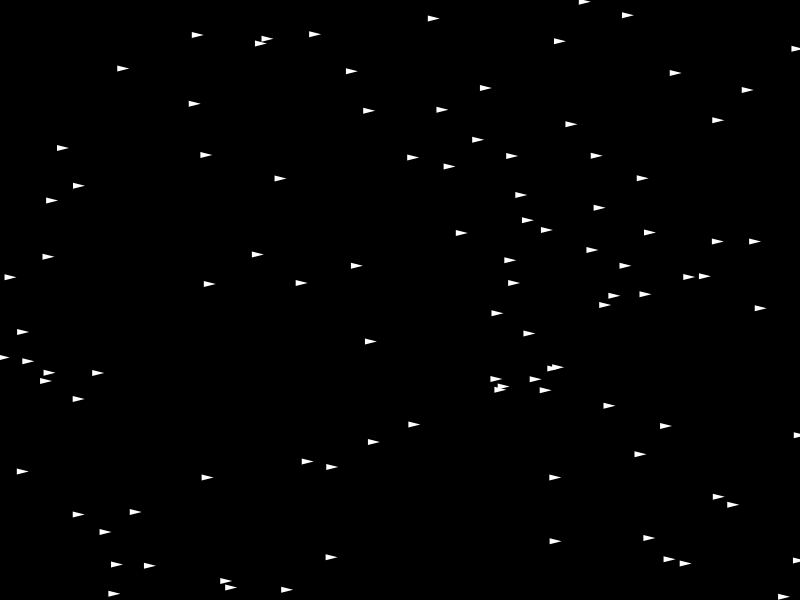
Frame 1 (no input)
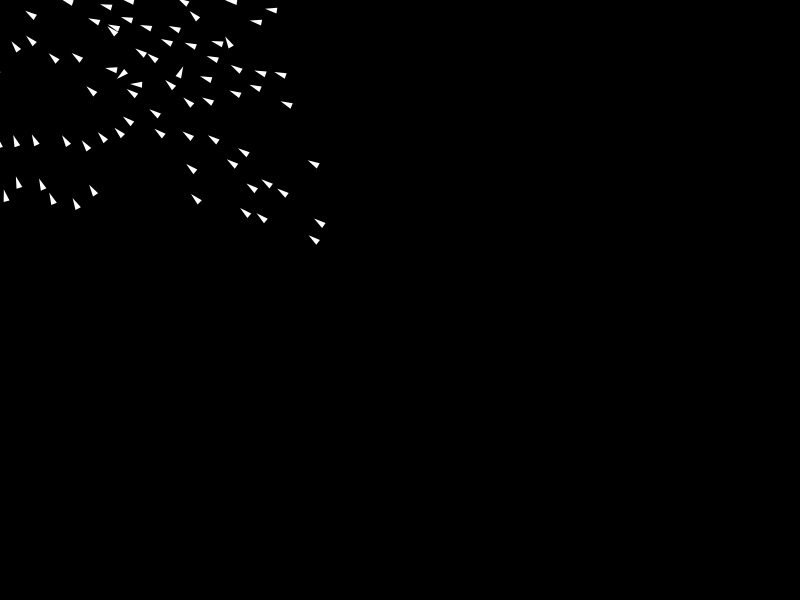
Frame 60 (no input)
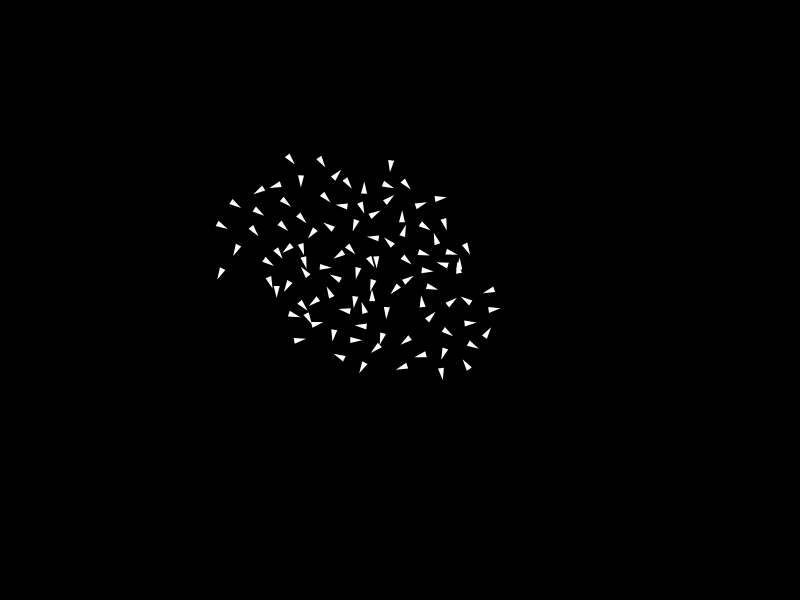
Frame 120 (the mouse pressed at the canvas centre since frame 60)

The p5.js sketch that drew these frames (run headless with seeded random() and noise() and a simulated clock; from frame 60 on, the mouse is pressed at the canvas centre):

// p5.js sketch
// ── sketch.js
/*
 * Implementation of http://www.kfish.org/boids/pseudocode.html in P5.js
 * with rule 1 modification to follow mouse.
 *
 * Triangle geometry taken from Dan Shiffman.
 */

var numBoids = 100;
var boids = [];

/**
 * Create the canvas and create boids randomly.
 */
function setup() {
  createCanvas(800, 600);
  for (var i = 0; i < numBoids; i++) {
    boids.push(new Boid(random(width), random(height)));
  }
}

/**
 * Boids try to fly towards the mouse pointer.
 */
ruleFlyToMouse = function(bi, boid) {
  var bipc = createVector(mouseX, mouseY);

  var v = p5.Vector.sub(bipc, boid.position);
  v.div(100);

  return v;
}

/**
 * Boids try to keep a small distance away from other objects
 * (including other boids).
 */
ruleFlyCloseToOthers = function(bi, boid) {
  var c = createVector();

  for (var i = 0; i < boids.length; i++) {
    if (bi != i) {
      var b = boids[i];
      var a = p5.Vector.sub(b.position, boid.position);

      if (a.mag() < boid.diameter) {
        c.sub(a);
      }
    }
  }

  return c;
}

/**
 * Boids try to match velocity with near boids.
 */
ruleFlyAtSimilarVelocityToOthers = function(bi, boid) {
  var pv = createVector();

  for (var i = 0; i < boids.length; i++) {
    if (bi != i) {
      pv.add(boids[i].velocity);
    }
  }

  pv.div(boids.length - 1);

  var v = p5.Vector.sub(pv, boid.velocity);
  v.div(8);

  return v;
}

/**
 * Render the boids.
 */
function draw() {

  background(0);
  fill(255);
  noStroke();

  for (var i = 0; i < boids.length; i++) {
    var b = boids[i];

    b.draw();

    var v1 = ruleFlyToMouse(i, b);
    var v2 = ruleFlyCloseToOthers(i, b);
    var v3 = ruleFlyAtSimilarVelocityToOthers(i, b);

    b.velocity.add(v1);
    b.velocity.add(v2);
    b.velocity.add(v3);

		b.position.add(b.velocity);
  }
}

/**
 * The Boid class.
 */
var Boid = function(x, y) {

  this.diameter = 15;
  this.position = createVector(x, y);
  this.velocity = createVector(0);
  this.r = 3;

  this.draw = function() {

    // Nice idea from Dan Shiffman to prevent over acceleration
    this.velocity.limit(3);

    // Draw triangle boid as tri pointed in direction of velocity
    // Taken from Dan Shiffman's Nature of Code boid draw function
    // https://github.com/shiffman/The-Nature-of-Code-Examples-p5.js/tree/master/chp06_agents/NOC_6_09_Flocking
    var theta = this.velocity.heading() + radians(90);

    push();
    translate(this.position.x, this.position.y);
    rotate(theta);
    beginShape();
    vertex(0, -this.r*2);
    vertex(-this.r, this.r*2);
    vertex(this.r, this.r*2);
    endShape(CLOSE);
    pop();
  }
}
